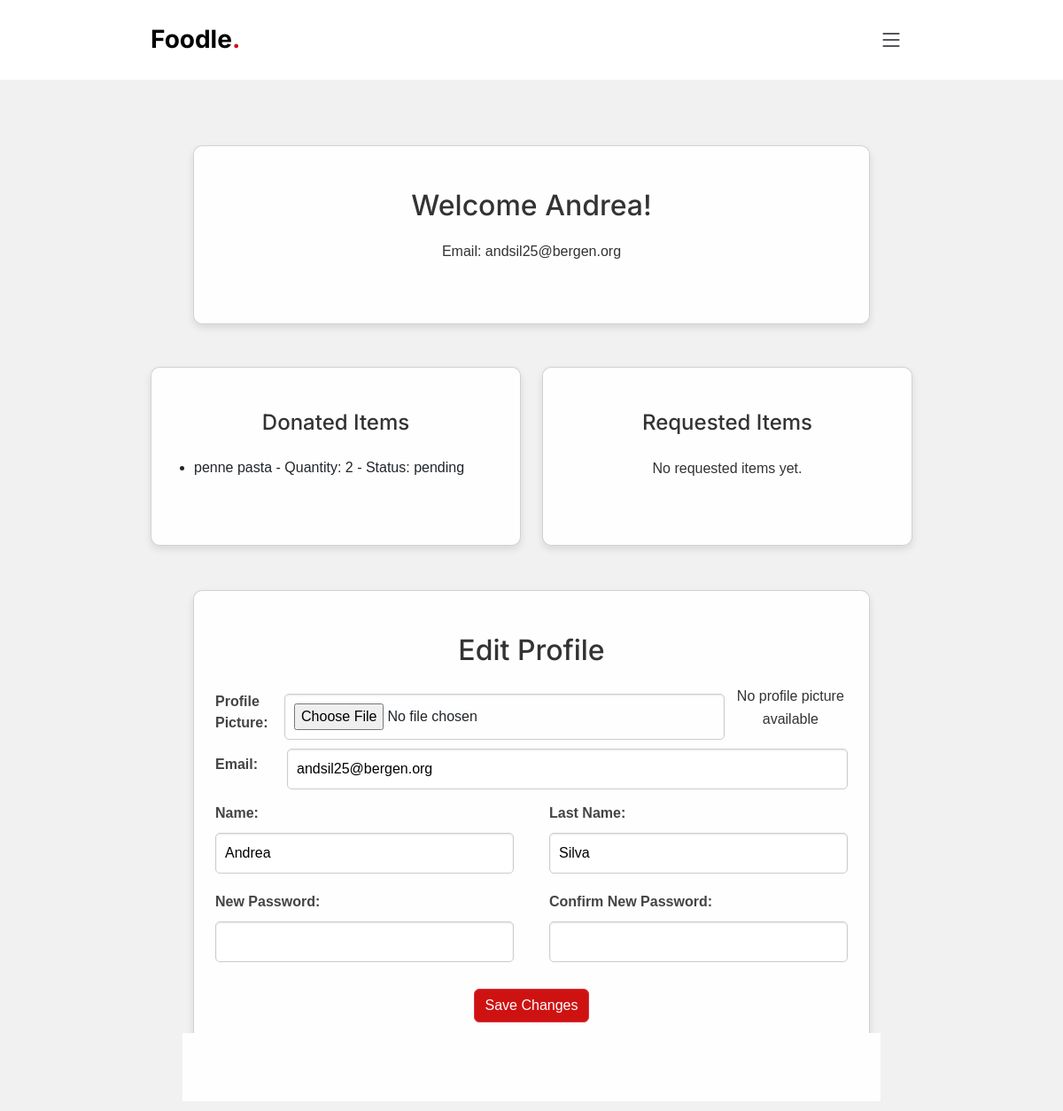
The page /profile (signed in) on the database its author committed.
### app.py (models this page shows, shortened)
class User(db.Model, UserMixin):
    id = db.Column(db.Integer, primary_key=True)
    name = db.Column(db.String(255))
    last_name = db.Column(db.String(255))
    email = db.Column(db.String(255), unique=True, nullable=False)
    password_hash = db.Column(db.String(255), nullable=False)
    email_verification_token = db.Column(db.String(255))
    is_verified = db.Column(db.Boolean, default=False)
    userdonations = db.relationship('Donation', backref='donor', lazy=True)
    profile_picture = db.Column(db.LargeBinary)
    reset_token = db.Column(db.String(255))
    mfa_enabled = db.Column(db.Boolean, default=False)
    mfa_token = db.Column(db.String(255))
    donations = db.relationship('Donation', back_populates='user')

class Donation(db.Model):
    id = db.Column(db.Integer, primary_key=True)
    user_id = db.Column(db.Integer, db.ForeignKey('user.id'))
    email = db.Column(db.String(100))
    item_name = db.Column(db.String(100), nullable=False)
    quantity = db.Column(db.Integer, nullable=False)
    description = db.Column(db.String(255))
    status = db.Column(db.String(20), default='pending')
    tags = db.Column(db.String(255))
    bank = db.Column(db.String(255))
    user = db.relationship('User', back_populates='donations')

### app.py (the view, shortened to what this page needs)
@app.route('/profile', methods=['GET', 'POST'])
@login_required
def profile():
    user = current_user
    if not user.is_authenticated:
        return redirect(url_for('login'))
    donated_items = user.userdonations
    requested_items = Request.query.filter_by(email=user.email).all()
    return render_template('profile.html', user=user, donated_items=donated_items, requested_items=requested_items, retrieve_profile_picture=retrieve_profile_picture)

### app.py (called while the page is built)
@login_manager.user_loader
def load_user(user_id):
    return User.query.get(int(user_id))

### templates/profile.html (shortened to what this page needs)
{% extends "base.html" %}
{% block content %}
<br><br><br><br><br><br>
<div class="container">
    <div class="card mx-4 mx-md-5 shadow-5-strong">
        <div class="card-body py-5 px-md-4">
            <div class="row d-flex justify-content-center">
                <div class="col-md-8">
                    <div class="row align-items-center">
                        {% if user.profile_picture %}
                        <div class="col-md-4">
                            <img class="user-style-picture"
                                alt="Profile Picture" style="width: 100%; border-radius: 50%;">
                        </div>
                        <div class="col-md-8">
                            <div class="text-left">
                                <h1>Welcome {{ user.name }}!</h1>
                                <p>Email: {{ user.email }}</p>
                            </div>
                        </div>
                        {% else %}
                        <div class="col-12 text-center">
                            <h1>Welcome {{ user.name }}!</h1>
                            <p>Email: {{ user.email }}</p>
                        </div>
                        {% endif %}
                    </div>
                </div>
            </div>
        </div>
    </div>
    <div class="row mt-5">
        <div class="col-md-6 pr-1">
            <div class="card shadow-5-strong">
                <div class="card-body py-5 px-md-3 scrollable-card-body">
                    <div class="text-center">
                        <h2>Donated Items</h2>
                    </div>
                    <div class="row">
                        <div class="col">
                            {% if current_user.userdonations %}
                            <ul>
                                {% for donation in current_user.userdonations %}
                                <li>{{ donation.item_name }} - Quantity: {{ donation.quantity }} - Status: {{
                                    donation.status }}</li>
                                {% endfor %}
                            </ul>
                            {% else %}
                            <p>No donated items yet.</p>
                            {% endif %}
                        </div>
                    </div>
                </div>
            </div>
        </div>
        <div class="col-md-6 pl-1">
            <div class="card shadow-5-strong">
                <div class="card-body py-5 px-md-3 scrollable-card-body">
                    <div class="text-center">
                        <h2>Requested Items</h2>
                    </div>
                    <div class="row">
                        <div class="col">
                            {% if requested_items %}
                            <ul>
                                {% for item in requested_items %}
                                <li>{{ item.item_name }} - Quantity: {{ item.quantity }} - Status: {{ item.status }}
                                </li>
                                {% endfor %}
                            </ul>
                            {% else %}
                            <p>No requested items yet.</p>
                            {% endif %}
                        </div>
                    </div>
                </div>
            </div>
        </div>
    </div>
    <div class="card mx-4 mx-md-5 shadow-5-strong" style="margin-top: 20px; ">
        <div class="card-body py-5 px-md-4">
            <div class="row d-flex justify-content-center">
                <div class="text-center">
                    <h1>Edit Profile</h1>
                </div>
                <div class="text-right">
                    <form method="post" action="{{ url_for('profile') }}" enctype="multipart/form-data">
                        <div class="profile-container">
                            <label for="profile_picture" class="profile-label">Profile Picture:</label>
                            <input type="file" id="profile_picture" name="profile_picture" class="profile-input" style="margin-right:10px">
                            {% if user.profile_picture %}
                            <img class="profile-style-picture"
                                alt="Profile Picture" style="width: 100px; border-radius: 50%; margin-top: 10px; margin-left: 10px">
                            {% else %}
                            <p>No profile picture available</p>
                            {% endif %}
                        </div>
                        <div class="profile-container">
                            <label for="email" class="profile-label" style="margin-right:33px">Email:</label>
                            <input type="email" id="email" name="email" value="{{ user.email }}" class="profile-input">
                        </div>
                        <div class="profile-container" style="margin-top:15px">
                            <div class="profile-left-column">
                                <label for="name" class="profile-label">Name:</label>
                                <input type="text" id="name" name="name" value="{{ user.name }}" class="profile-input">
                            </div>
                            <div class="profile-right-column">
                                <label for="last_name" class="profile-label">Last Name:</label>
                                <input type="text" id="last_name" name="last_name" value="{{ user.last_name }}"
                                    class="profile-input">
                            </div>
                        </div>
                        <div class="profile-container" style="margin-top:20px">
                            <div class="profile-left-column">
                                <label for="password" class="profile-label">New Password:</label>
                                <input type="password" id="password" name="password" class="profile-input">
                            </div>
                            <div class="profile-right-column">
                                <label for="confirm_password" class="profile-label">Confirm New Password:</label>
                                <input type="password" id="confirm_password" name="confirm_password"
                                    class="profile-input">
                            </div>
                        </div>
                        <div class="profile-container" style="margin-top:30px">
                            <button type="submit" class="btn btn-danger btn-block mb-4"
                                style="display: block; margin: 0 auto;">Save Changes</button>
                        </div>
                    </form>
                </div>
            </div>
        </div>
    </div>
            </div>
{%endblock%}

### static/assets/css/main.css (style rules this page uses)
.scrollable-card-body { height: 200px; overflow-y: auto; }
.btn-danger { background-color: #ce1212; color:white }
:root { --font-default: "Open Sans", system-ui, -apple-system, "Segoe UI", Roboto, "Helvetica Neue", Arial, "Noto Sans", "Liberation Sans", sans-serif, "Apple Color Emoji", "Segoe UI Emoji", "Segoe UI Symbol", "Noto Color Emoji"; --font-primary: "Amatic SC", sans-serif; --font-secondary: "Inter", sans-serif; }
:root { --color-default: #212529; --color-primary: #ce1212; --color-secondary: #37373f; }
:root { scroll-behavior: smooth; }
body { font-family: var(--font-default); color: var(--color-default); }
h1, h2, h3, h4, h5, h6 { font-family: var(--font-secondary); }
.profile-container { display: flex; justify-content: space-between; align-items: center; }
.profile-left-column { flex: 1; margin-right: 10px; }
.profile-right-column { flex:1; }
.profile-label { display: block; margin-bottom: 5px; font-weight: bold; }
.profile-input { width: 100%; padding: 8px; border: 1px solid #ccc; border-radius: 5px; box-sizing: border-box; }

### templates/profile.html (style rules this page uses)
body { background: #f1f1f1; font-family: Arial, sans-serif; }
.container { max-width: 900px; margin: auto; padding: 20px; }
.card { background: hsla(0, 0%, 100%, 0.9); backdrop-filter: blur(30px); box-shadow: 0 4px 8px rgba(0, 0, 0, 0.1); border-radius: 10px; overflow: hidden; margin-bottom: 30px; }
.card-body { padding: 20px; }
.card h1, .card h2, .card p { color: #333; margin-bottom: 20px; }
.card h1 { font-size: 2em; text-align: center; }
.card h2 { font-size: 1.5em; text-align: center; margin-bottom: 1em; }
.card p { font-size: 1em; line-height: 1.6; text-align: center; }
.profile-container { display: flex; justify-content: space-between; align-items: center; }
.profile-left-column, .profile-right-column { flex: 1; }
.profile-left-column { margin-right: 20px; }
.profile-right-column { margin-left: 20px; }
.profile-label { display: block; margin-bottom: 10px; font-weight: bold; color: #444; }
.profile-input { width: 100%; padding: 10px; border: 1px solid #ccc; border-radius: 5px; box-shadow: inset 0 1px 2px rgba(0, 0, 0, 0.1); }
.scrollable-card-body { max-height: 300px; overflow-y: auto; padding-right: 15px; }

### rows shown on the page
User: name "Andrea", email "andsil25@bergen.org", last_name "Silva"
Donation: item_name "penne pasta", quantity "2", status "pending"
